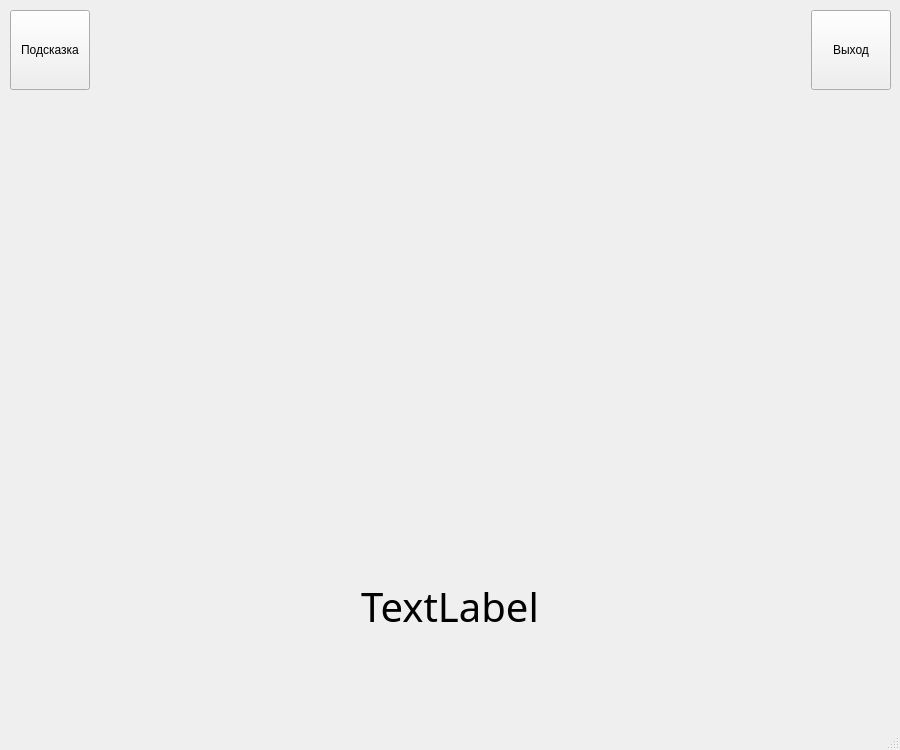
<?xml version="1.0" encoding="UTF-8"?>
<ui version="4.0">
 <class>MainWindow</class>
 <widget class="QMainWindow" name="MainWindow">
  <property name="geometry">
   <rect>
    <x>0</x>
    <y>0</y>
    <width>900</width>
    <height>750</height>
   </rect>
  </property>
  <property name="windowTitle">
   <string>MainWindow</string>
  </property>
  <widget class="QWidget" name="centralwidget">
   <widget class="QWidget" name="verticalLayoutWidget">
    <property name="geometry">
     <rect>
      <x>10</x>
      <y>10</y>
      <width>881</width>
      <height>701</height>
     </rect>
    </property>
    <layout class="QVBoxLayout" name="grandlayout">
     <item>
      <layout class="QHBoxLayout" name="horizontalLayout">
       <item alignment="Qt::AlignLeft">
        <widget class="QPushButton" name="lamp_btn">
         <property name="minimumSize">
          <size>
           <width>80</width>
           <height>80</height>
          </size>
         </property>
         <property name="text">
          <string>Подсказка</string>
         </property>
        </widget>
       </item>
       <item alignment="Qt::AlignRight">
        <widget class="QPushButton" name="btn_exit">
         <property name="minimumSize">
          <size>
           <width>80</width>
           <height>80</height>
          </size>
         </property>
         <property name="text">
          <string>Выход</string>
         </property>
        </widget>
       </item>
      </layout>
     </item>
     <item alignment="Qt::AlignHCenter|Qt::AlignVCenter">
      <widget class="QLabel" name="central_label">
       <property name="minimumSize">
        <size>
         <width>400</width>
         <height>400</height>
        </size>
       </property>
       <property name="text">
        <string/>
       </property>
      </widget>
     </item>
     <item alignment="Qt::AlignHCenter|Qt::AlignVCenter">
      <widget class="QLabel" name="label">
       <property name="font">
        <font>
         <family>Troika</family>
         <pointsize>30</pointsize>
         <kerning>true</kerning>
        </font>
       </property>
       <property name="lineWidth">
        <number>1</number>
       </property>
       <property name="text">
        <string>TextLabel</string>
       </property>
       <property name="alignment">
        <set>Qt::AlignCenter</set>
       </property>
      </widget>
     </item>
    </layout>
   </widget>
  </widget>
  <widget class="QMenuBar" name="menubar">
   <property name="geometry">
    <rect>
     <x>0</x>
     <y>0</y>
     <width>900</width>
     <height>21</height>
    </rect>
   </property>
  </widget>
  <widget class="QStatusBar" name="statusbar"/>
 </widget>
 <resources/>
 <connections/>
</ui>
